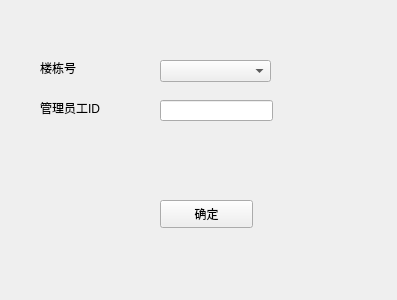
<?xml version="1.0" encoding="UTF-8"?>
<ui version="4.0">
 <class>update_building</class>
 <widget class="QWidget" name="update_building">
  <property name="geometry">
   <rect>
    <x>0</x>
    <y>0</y>
    <width>397</width>
    <height>300</height>
   </rect>
  </property>
  <property name="windowTitle">
   <string>update_building</string>
  </property>
  <widget class="QPushButton" name="pushButton">
   <property name="geometry">
    <rect>
     <x>160</x>
     <y>200</y>
     <width>93</width>
     <height>28</height>
    </rect>
   </property>
   <property name="text">
    <string>确定</string>
   </property>
  </widget>
  <widget class="QLabel" name="label_2">
   <property name="geometry">
    <rect>
     <x>40</x>
     <y>100</y>
     <width>81</width>
     <height>16</height>
    </rect>
   </property>
   <property name="text">
    <string>管理员工ID</string>
   </property>
  </widget>
  <widget class="QLineEdit" name="staff_id_lineEdit">
   <property name="geometry">
    <rect>
     <x>160</x>
     <y>100</y>
     <width>113</width>
     <height>21</height>
    </rect>
   </property>
  </widget>
  <widget class="QLabel" name="label">
   <property name="geometry">
    <rect>
     <x>40</x>
     <y>60</y>
     <width>72</width>
     <height>15</height>
    </rect>
   </property>
   <property name="text">
    <string>楼栋号</string>
   </property>
  </widget>
  <widget class="QComboBox" name="building_id_comboBox">
   <property name="geometry">
    <rect>
     <x>160</x>
     <y>60</y>
     <width>111</width>
     <height>22</height>
    </rect>
   </property>
  </widget>
 </widget>
 <resources/>
 <connections/>
</ui>
